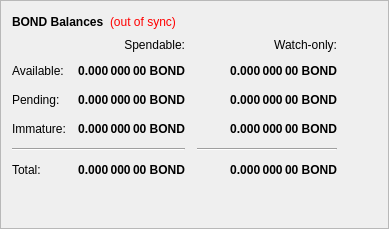
        <widget class="QFrame" name="frame">
         <property name="frameShape">
          <enum>QFrame::StyledPanel</enum>
         </property>
         <property name="frameShadow">
          <enum>QFrame::Raised</enum>
         </property>
         <layout class="QVBoxLayout" name="verticalLayout_4">
          <item>
           <layout class="QHBoxLayout" name="horizontalLayout_4">
            <item>
             <widget class="QLabel" name="label_5">
              <property name="font">
               <font>
                <weight>75</weight>
                <bold>true</bold>
               </font>
              </property>
              <property name="text">
               <string>BOND Balances</string>
              </property>
             </widget>
            </item>
            <item>
             <widget class="QLabel" name="labelWalletStatus">
              <property name="cursor">
               <cursorShape>WhatsThisCursor</cursorShape>
              </property>
              <property name="toolTip">
               <string>The displayed information may be out of date. Your wallet automatically synchronizes with the BLOOD BOUND MASTERNODE network after a connection is established, but this process has not completed yet.</string>
              </property>
              <property name="styleSheet">
               <string notr="true">QLabel { color: red; }</string>
              </property>
              <property name="text">
               <string notr="true">(out of sync)</string>
              </property>
              <property name="alignment">
               <set>Qt::AlignLeading|Qt::AlignLeft|Qt::AlignVCenter</set>
              </property>
             </widget>
            </item>
            <item>
             <spacer name="horizontalSpacer_3">
              <property name="orientation">
               <enum>Qt::Horizontal</enum>
              </property>
              <property name="sizeHint" stdset="0">
               <size>
                <width>40</width>
                <height>20</height>
               </size>
              </property>
             </spacer>
            </item>
           </layout>
          </item>
          <item>
           <layout class="QGridLayout" name="gridLayout">
            <property name="spacing">
             <number>12</number>
            </property>
            <item row="2" column="2">
             <widget class="QLabel" name="labelWatchPending">
              <property name="font">
               <font>
                <weight>75</weight>
                <bold>true</bold>
               </font>
              </property>
              <property name="cursor">
               <cursorShape>IBeamCursor</cursorShape>
              </property>
              <property name="toolTip">
               <string>Unconfirmed transactions to watch-only addresses</string>
              </property>
              <property name="text">
               <string notr="true">0.000 000 00 BOND</string>
              </property>
              <property name="alignment">
               <set>Qt::AlignRight|Qt::AlignTrailing|Qt::AlignVCenter</set>
              </property>
              <property name="textInteractionFlags">
               <set>Qt::LinksAccessibleByMouse|Qt::TextSelectableByKeyboard|Qt::TextSelectableByMouse</set>
              </property>
             </widget>
            </item>
            <item row="2" column="1">
             <widget class="QLabel" name="labelUnconfirmed">
              <property name="font">
               <font>
                <weight>75</weight>
                <bold>true</bold>
               </font>
              </property>
              <property name="cursor">
               <cursorShape>IBeamCursor</cursorShape>
              </property>
              <property name="toolTip">
               <string>Total of transactions that have yet to be confirmed, and do not yet count toward the spendable balance</string>
              </property>
              <property name="text">
               <string notr="true">0.000 000 00 BOND</string>
              </property>
              <property name="alignment">
               <set>Qt::AlignRight|Qt::AlignTrailing|Qt::AlignVCenter</set>
              </property>
              <property name="textInteractionFlags">
               <set>Qt::LinksAccessibleByMouse|Qt::TextSelectableByKeyboard|Qt::TextSelectableByMouse</set>
              </property>
             </widget>
            </item>
            <item row="3" column="2">
             <widget class="QLabel" name="labelWatchImmature">
              <property name="font">
               <font>
                <weight>75</weight>
                <bold>true</bold>
               </font>
              </property>
              <property name="cursor">
               <cursorShape>IBeamCursor</cursorShape>
              </property>
              <property name="toolTip">
               <string>Staked or masternode rewards in watch-only addresses that has not yet matured</string>
              </property>
              <property name="text">
               <string notr="true">0.000 000 00 BOND</string>
              </property>
              <property name="alignment">
               <set>Qt::AlignRight|Qt::AlignTrailing|Qt::AlignVCenter</set>
              </property>
              <property name="textInteractionFlags">
               <set>Qt::LinksAccessibleByMouse|Qt::TextSelectableByKeyboard|Qt::TextSelectableByMouse</set>
              </property>
             </widget>
            </item>
            <item row="4" column="0" colspan="2">
             <widget class="Line" name="lineSpendableBalance">
              <property name="orientation">
               <enum>Qt::Horizontal</enum>
              </property>
             </widget>
            </item>
            <item row="4" column="2">
             <widget class="Line" name="lineWatchBalance">
              <property name="sizePolicy">
               <sizepolicy hsizetype="Preferred" vsizetype="Fixed">
                <horstretch>0</horstretch>
                <verstretch>0</verstretch>
               </sizepolicy>
              </property>
              <property name="minimumSize">
               <size>
                <width>140</width>
                <height>0</height>
               </size>
              </property>
              <property name="orientation">
               <enum>Qt::Horizontal</enum>
              </property>
             </widget>
            </item>
            <item row="5" column="0">
             <widget class="QLabel" name="labelTotalText">
              <property name="text">
               <string>Total:</string>
              </property>
             </widget>
            </item>
            <item row="3" column="1">
             <widget class="QLabel" name="labelImmature">
              <property name="font">
               <font>
                <weight>75</weight>
                <bold>true</bold>
               </font>
              </property>
              <property name="cursor">
               <cursorShape>IBeamCursor</cursorShape>
              </property>
              <property name="toolTip">
               <string>Staked or masternode rewards that has not yet matured</string>
              </property>
              <property name="text">
               <string notr="true">0.000 000 00 BOND</string>
              </property>
              <property name="alignment">
               <set>Qt::AlignRight|Qt::AlignTrailing|Qt::AlignVCenter</set>
              </property>
              <property name="textInteractionFlags">
               <set>Qt::LinksAccessibleByMouse|Qt::TextSelectableByKeyboard|Qt::TextSelectableByMouse</set>
              </property>
             </widget>
            </item>
            <item row="2" column="3">
             <spacer name="horizontalSpacer_2">
              <property name="orientation">
               <enum>Qt::Horizontal</enum>
              </property>
              <property name="sizeHint" stdset="0">
               <size>
                <width>40</width>
                <height>20</height>
               </size>
              </property>
             </spacer>
            </item>
            <item row="3" column="0">
             <widget class="QLabel" name="labelImmatureText">
              <property name="text">
               <string>Immature:</string>
              </property>
             </widget>
            </item>
            <item row="5" column="1">
             <widget class="QLabel" name="labelTotal">
              <property name="font">
               <font>
                <weight>75</weight>
                <bold>true</bold>
               </font>
              </property>
              <property name="cursor">
               <cursorShape>IBeamCursor</cursorShape>
              </property>
              <property name="toolTip">
               <string>Your current total balance</string>
              </property>
              <property name="text">
               <string notr="true">0.000 000 00 BOND</string>
              </property>
              <property name="alignment">
               <set>Qt::AlignRight|Qt::AlignTrailing|Qt::AlignVCenter</set>
              </property>
              <property name="textInteractionFlags">
               <set>Qt::LinksAccessibleByMouse|Qt::TextSelectableByKeyboard|Qt::TextSelectableByMouse</set>
              </property>
             </widget>
            </item>
            <item row="5" column="2">
             <widget class="QLabel" name="labelWatchTotal">
              <property name="font">
               <font>
                <weight>75</weight>
                <bold>true</bold>
               </font>
              </property>
              <property name="cursor">
               <cursorShape>IBeamCursor</cursorShape>
              </property>
              <property name="toolTip">
               <string>Current total balance in watch-only addresses</string>
              </property>
              <property name="text">
               <string notr="true">0.000 000 00 BOND</string>
              </property>
              <property name="alignment">
               <set>Qt::AlignRight|Qt::AlignTrailing|Qt::AlignVCenter</set>
              </property>
              <property name="textInteractionFlags">
               <set>Qt::LinksAccessibleByMouse|Qt::TextSelectableByKeyboard|Qt::TextSelectableByMouse</set>
              </property>
             </widget>
            </item>
            <item row="0" column="2">
             <widget class="QLabel" name="labelWatchonly">
              <property name="text">
               <string>Watch-only:</string>
              </property>
              <property name="alignment">
               <set>Qt::AlignRight|Qt::AlignTrailing|Qt::AlignVCenter</set>
              </property>
             </widget>
            </item>
            <item row="1" column="0">
             <widget class="QLabel" name="labelBalanceText">
              <property name="text">
               <string>Available:</string>
              </property>
             </widget>
            </item>
            <item row="1" column="1">
             <widget class="QLabel" name="labelBalance">
              <property name="font">
               <font>
                <weight>75</weight>
                <bold>true</bold>
               </font>
              </property>
              <property name="cursor">
               <cursorShape>IBeamCursor</cursorShape>
              </property>
              <property name="toolTip">
               <string>Your current spendable balance</string>
              </property>
              <property name="text">
               <string notr="true">0.000 000 00 BOND</string>
              </property>
              <property name="alignment">
               <set>Qt::AlignRight|Qt::AlignTrailing|Qt::AlignVCenter</set>
              </property>
              <property name="textInteractionFlags">
               <set>Qt::LinksAccessibleByMouse|Qt::TextSelectableByKeyboard|Qt::TextSelectableByMouse</set>
              </property>
             </widget>
            </item>
            <item row="1" column="2">
             <widget class="QLabel" name="labelWatchAvailable">
              <property name="font">
               <font>
                <weight>75</weight>
                <bold>true</bold>
               </font>
              </property>
              <property name="cursor">
               <cursorShape>IBeamCursor</cursorShape>
              </property>
              <property name="toolTip">
               <string>Your current balance in watch-only addresses</string>
              </property>
              <property name="text">
               <string notr="true">0.000 000 00 BOND</string>
              </property>
              <property name="alignment">
               <set>Qt::AlignRight|Qt::AlignTrailing|Qt::AlignVCenter</set>
              </property>
              <property name="textInteractionFlags">
               <set>Qt::LinksAccessibleByMouse|Qt::TextSelectableByKeyboard|Qt::TextSelectableByMouse</set>
              </property>
             </widget>
            </item>
            <item row="2" column="0">
             <widget class="QLabel" name="labelPendingText">
              <property name="text">
               <string>Pending:</string>
              </property>
             </widget>
            </item>
            <item row="0" column="1">
             <widget class="QLabel" name="labelSpendable">
              <property name="text">
               <string>Spendable:</string>
              </property>
              <property name="alignment">
               <set>Qt::AlignRight|Qt::AlignTrailing|Qt::AlignVCenter</set>
              </property>
             </widget>
            </item>
           </layout>
          </item>
          <item>
           <spacer name="verticalSpacer_4">
            <property name="orientation">
             <enum>Qt::Vertical</enum>
            </property>
            <property name="sizeHint" stdset="0">
             <size>
              <width>20</width>
              <height>40</height>
             </size>
            </property>
           </spacer>
          </item>
         </layout>
        </widget>
